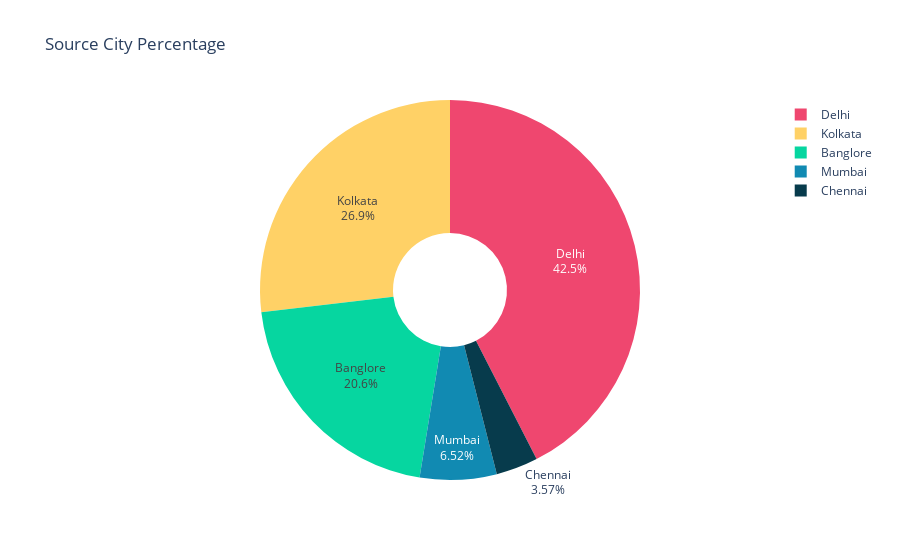
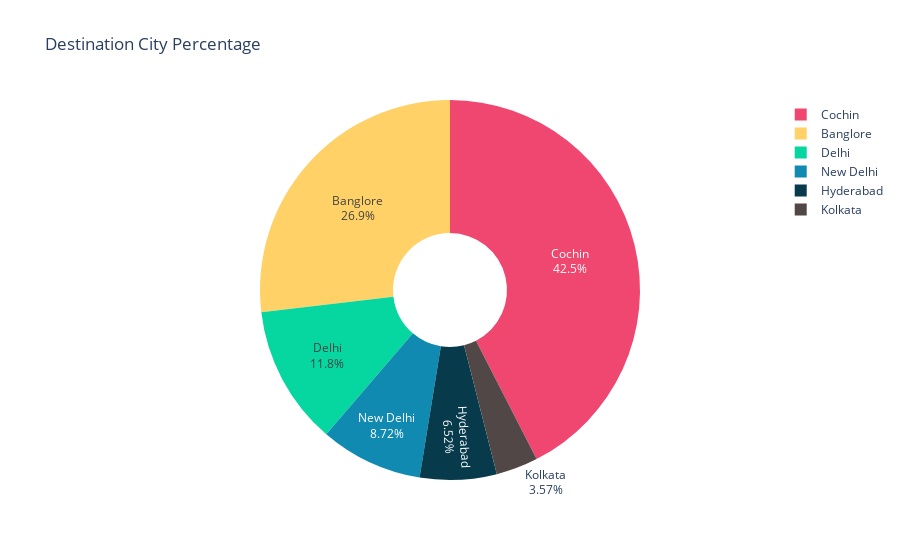

Notebook code cell kept with these figures, in order:
### Markdown cell above
Which city has more trips?
Most Trips are take off from Delhi.

Most Trips are landing in Cochin.

### Code cell
# Count the occurrences of each source and destination city
source_city_count = df['Source'].value_counts()
destination_city_count = df['Destination'].value_counts()

# Pie chart for Source City Percentage
fig1 = go.Figure(go.Pie(
    labels=source_city_count.index, 
    values=source_city_count.values, 
    textinfo='label+percent',
    hole=0.3,  # Optional: For a donut chart look
    marker=dict(colors=colors_hex)
))

fig1.update_layout(
    title="Source City Percentage"
)
fig1.show()

fig2 = go.Figure(go.Pie(
    labels=destination_city_count.index, 
    values=destination_city_count.values, 
    textinfo='label+percent',
    hole=0.3,
    marker=dict(colors=colors_hex) 
))

fig2.update_layout(
    title="Destination City Percentage"
)
fig2.show()

### Figure 1 — Plotly figure (JSON) as saved in the notebook; plotly's stock layout.template omitted (floating-point values rounded to 4 significant figures)
{"data": [{"hole": 0.3, "labels": ["Delhi", "Kolkata", "Banglore", "Mumbai", "Chennai"], "marker": {"colors": ["#ef476f", "#ffd166", "#06d6a0", "#118ab2", "#073b4c", "#504746"]}, "textinfo": "label+percent", "type": "pie", "values": [4537, 2871, 2197, 697, 381]}], "layout": {"title": {"text": "Source City Percentage"}}}

### Figure 2 — Plotly figure (JSON) as saved in the notebook; plotly's stock layout.template omitted (floating-point values rounded to 4 significant figures)
{"data": [{"hole": 0.3, "labels": ["Cochin", "Banglore", "Delhi", "New Delhi", "Hyderabad", "Kolkata"], "marker": {"colors": ["#ef476f", "#ffd166", "#06d6a0", "#118ab2", "#073b4c", "#504746"]}, "textinfo": "label+percent", "type": "pie", "values": [4537, 2871, 1265, 932, 697, 381]}], "layout": {"title": {"text": "Destination City Percentage"}}}
